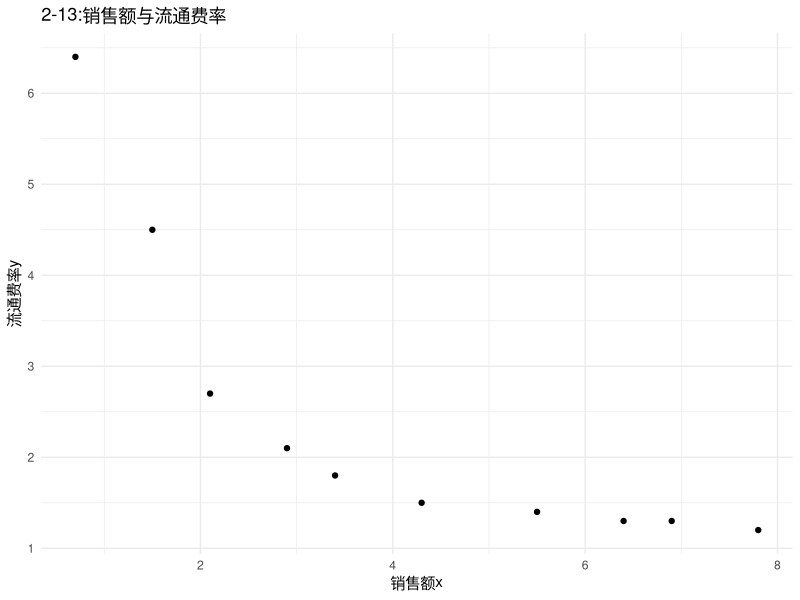
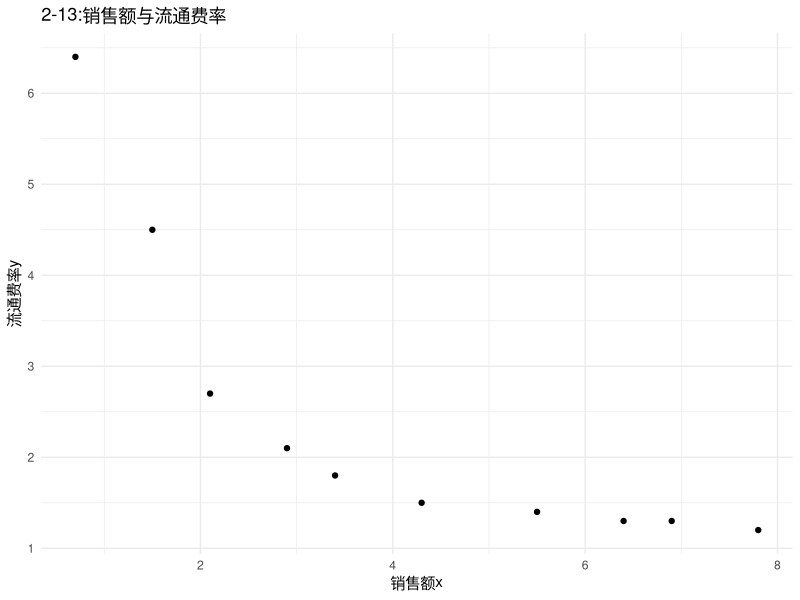

Recreate these plots in R, in order.
library(readxl)
library(ggplot2)
data <- read_excel("2data.xlsx", sheet = "13")

x <- data$销售额x
y <- data$流通费率y

plot <- ggplot(data, aes(x = `销售额x`, y = `流通费率y`)) +
    geom_point() +
    labs(
        title = "2-13:销售额与流通费率",
        x = "销售额x",
        y = "流通费率y"
    ) +
    theme_minimal()
print(plot)
ggsave("./img/2-13.jpg", plot = plot, width = 8, height = 6, dpi = 300)

# 拟合双曲线模型
z <- 1 / x
model <- lm(y ~ z)
x0 <- 9
z0 <- 1 / x0
y0 <- predict(model, newdata = data.frame(z = z0), se.fit = TRUE)
print(y0)
